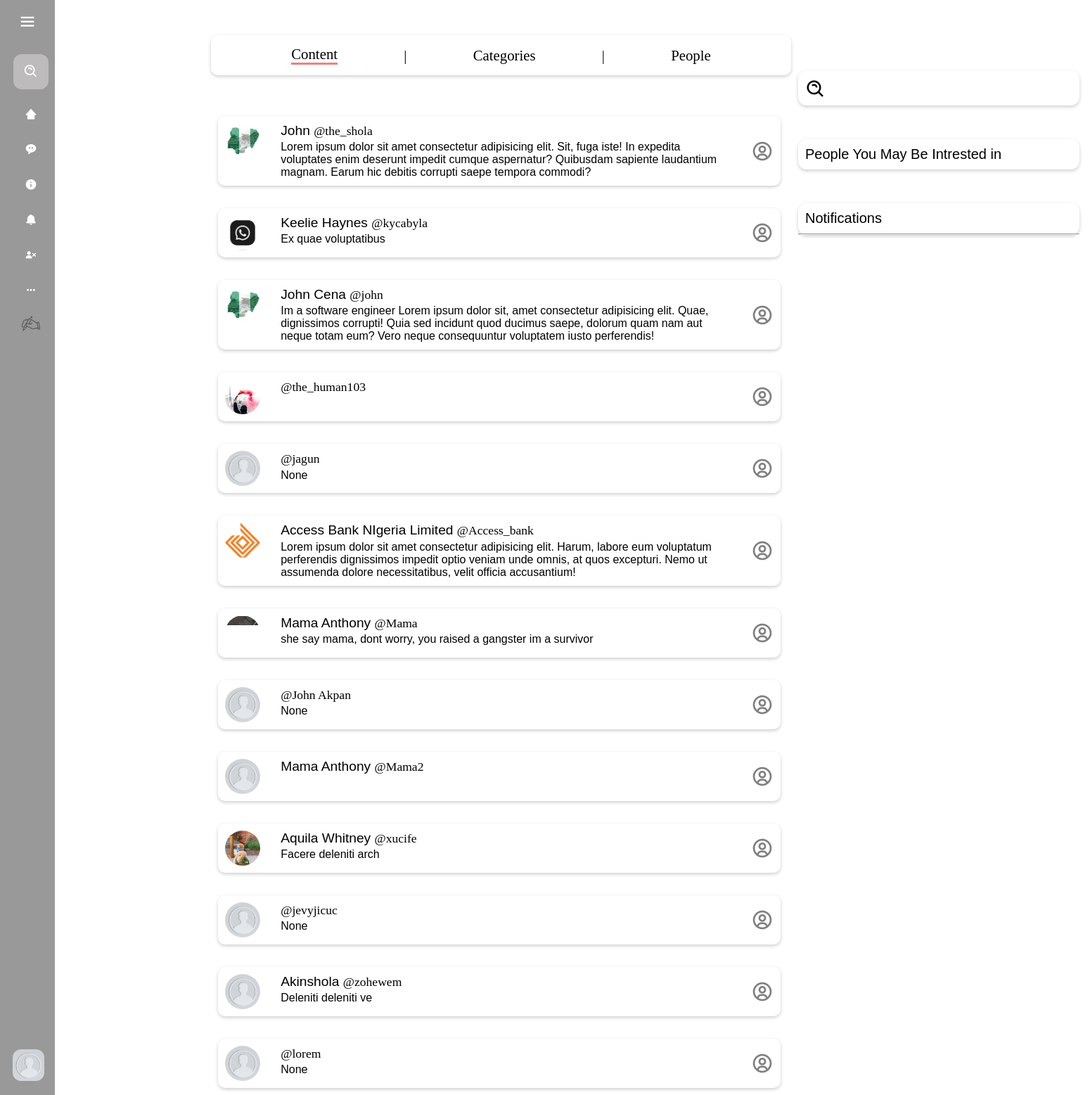
The app's page /search?q=&type=people (signed in), older data.
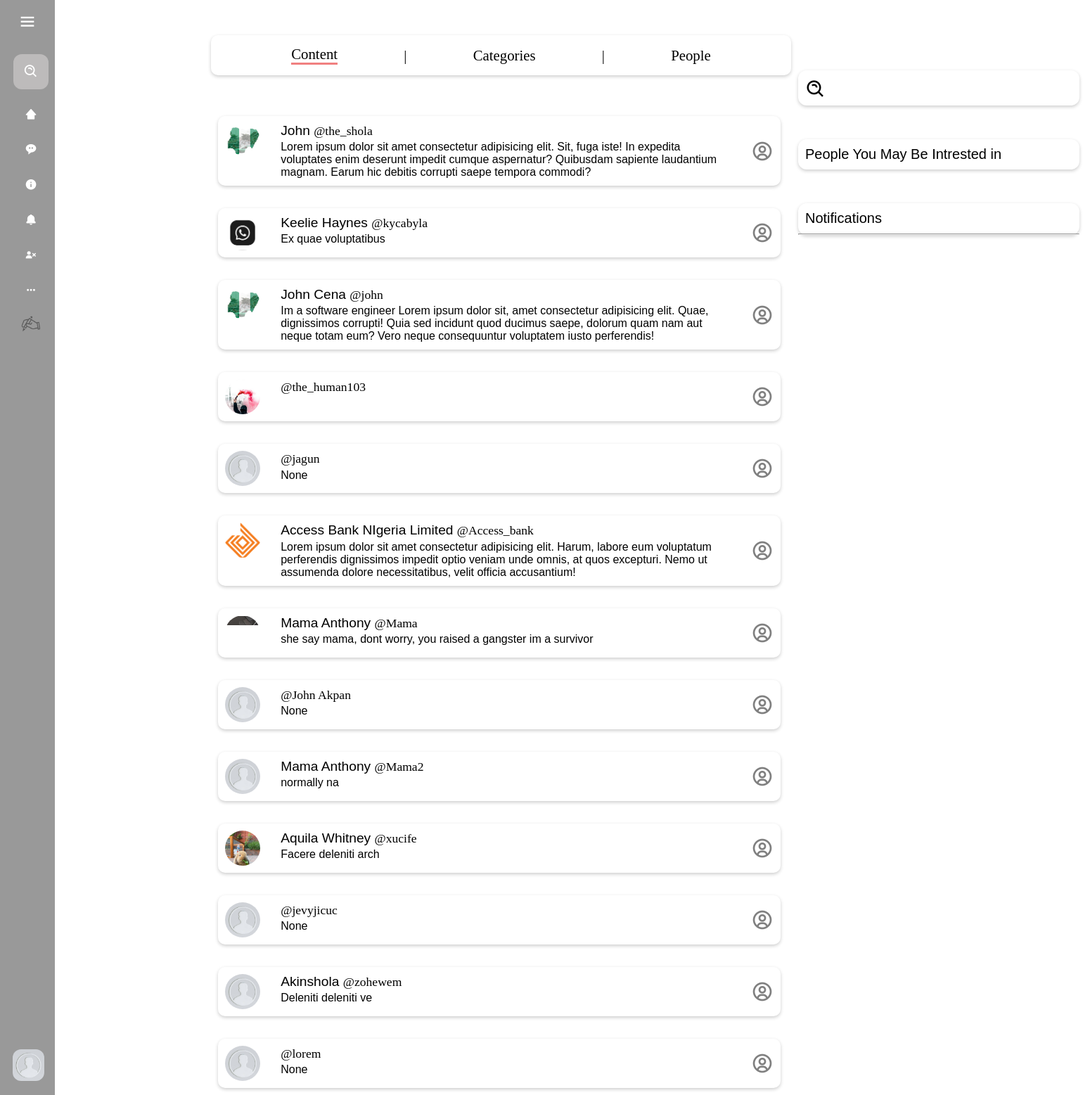
The same page, newer data.
### blog/models.py (models this page shows, shortened)
class Profile(models.Model):
    user = models.OneToOneField(User, on_delete=models.CASCADE)
    bio = models.TextField(null=True, blank=True)
    dob = models.DateField(null=True, blank=True)
    profile_img =  models.ImageField( upload_to='profile_images', default='default.jpg')
    location = models.CharField(null=True, blank=True, max_length=100)
    website = models.CharField(null=True, blank=True,max_length=100)
    about = models.TextField(null=True, blank=True)
    followers = models.ManyToManyField('self', symmetrical=False, related_name='following')
    userfol = models.ManyToManyField('self', symmetrical=False, related_name='userfollowing')

### blog/views.py (the view)
# urls.py: path("search", views.search, name="search-page")
def search(request):
    q = request.GET.get("q")
    type = request.GET.get("type")
    d_user = User.objects.get(username=request.user)
    c_user_profile = Profile.objects.get(user=d_user)
    post = None
    people = None
    if type == "post":
        post = Post.objects.filter(Q(caption__icontains=q) | Q(topic__icontains=q))
    elif type == "category":
        post = Post.objects.filter(category__category__icontains=q)
    elif type == "people":
        people = Profile.objects.filter(
            Q(user__username__icontains=q) | Q(user__first_name__icontains=q)
        )
    else:
        pass
    context = {
        "post": post,
        "c_user_profile": c_user_profile,
        "searchterm": q,
        "people": people,
        "type": type,  # Pass type to template for UI handling
    }
    return render(request, "SearchPage.html", context)

### templates/Searchpage.html (shortened to what this page needs)
{% extends "base.html" %} {% load static %}
{% block content %}
<div>
  <div style="display: flex; flex-direction: column; gap: 3rem">
    <div
      style="
        display: flex;
        align-items: center;
        justify-content: space-evenly;
        font-size: 1.3rem;
        margin-top: 50px;
        box-shadow: 0 2px 5px 0 rgba(0, 0, 0, 0.2);
        padding: 15px 20px;
        border-radius: 10px;
      "
    >
      <a
        style="
          font-family: barlow;
          text-decoration: none;
          color: black;
          border-bottom: 3px solid lightcoral;
        "
        href="/search?q={{ request.GET.q }}&type=post"
        >Content</a
      >
      <span>|</span>
      <a
        style="font-family: barlow; text-decoration: none; color: black"
        href="/search?q={{ request.GET.q }}&type=category"
        >Categories</a
      >
      <span>|</span>
      <a
        style="font-family: barlow; text-decoration: none; color: black"
        href="/search?q={{ request.GET.q }}&type=people"
        >People</a
      >
    </div>
    <div class="content-showing">
      {% if type == "post" %} {% if post %}
      <div class="categories">{% include 'post_listing.html' %}</div>
      {% else %}
      <div
        style="
          width: 700px;
          margin-left: 40px;
          display: flex;
          align-items: center;
          flex-direction: column;
        "
      >
        <img
          style="width: 400px"
          src="{% static 'img/no-results.png' %}"
          alt="nrf"
        />
        <p
          style="
            font-size: 2.3rem;
            font-family: cursive;
            color: lightcoral;
          "
        >
          No Results Found !
        </p>
        <p style="font-size: 1.3rem; font-family: barlow; padding: 10px">
          We couldnt find the item to are searching for
        </p>
      </div>
      {% endif %} {% elif type == "people" %}
      {% if people %}
      {%include 'peoplesearch.html' %}
      {% endif %} {% endif %}
    </div>
  </div>
</div>
{% endblock %}

### templates/peoplesearch.html (shortened to what this page needs)
{% load static %}
<head>
    <link
      href="https://unpkg.com/boxicons@2.1.4/css/boxicons.min.css"
      rel="stylesheet"
    />
    <link rel="stylesheet" href="{% static 'css/peoplesearch.css' %}" />
</head>
<body>
    <div style="padding: 10px; display: flex; flex-direction: column; gap: 2rem;">
        {% for p in people%}
        <a class="persontag" href="/profile/{{p.user.username}}">
            <div class="main imgdivperson">
                <img src="{{p.profile_img.url}}" alt="">
            </div>
            <div class="main ctp">
                <div>
                    <span style="font-size: 1.2rem; font-weight: 500;"> {{p.user.first_name}} </span>  <span style="font-family: barlow; font-size: 1.1rem;">@{{p.user.username}}</span>
                </div>
                <div>
                    {{p.bio}}</div>
            </div>
            <div class="main btnsectperson">
                <i class='bx bx-user-circle'></i>
            </div>
        </a>
        {% endfor %}
   </div>
</body>

Row changes from the older to the newer data that the page shows:
changed Profile "Mama2": bio (not shown) → "normally na"
